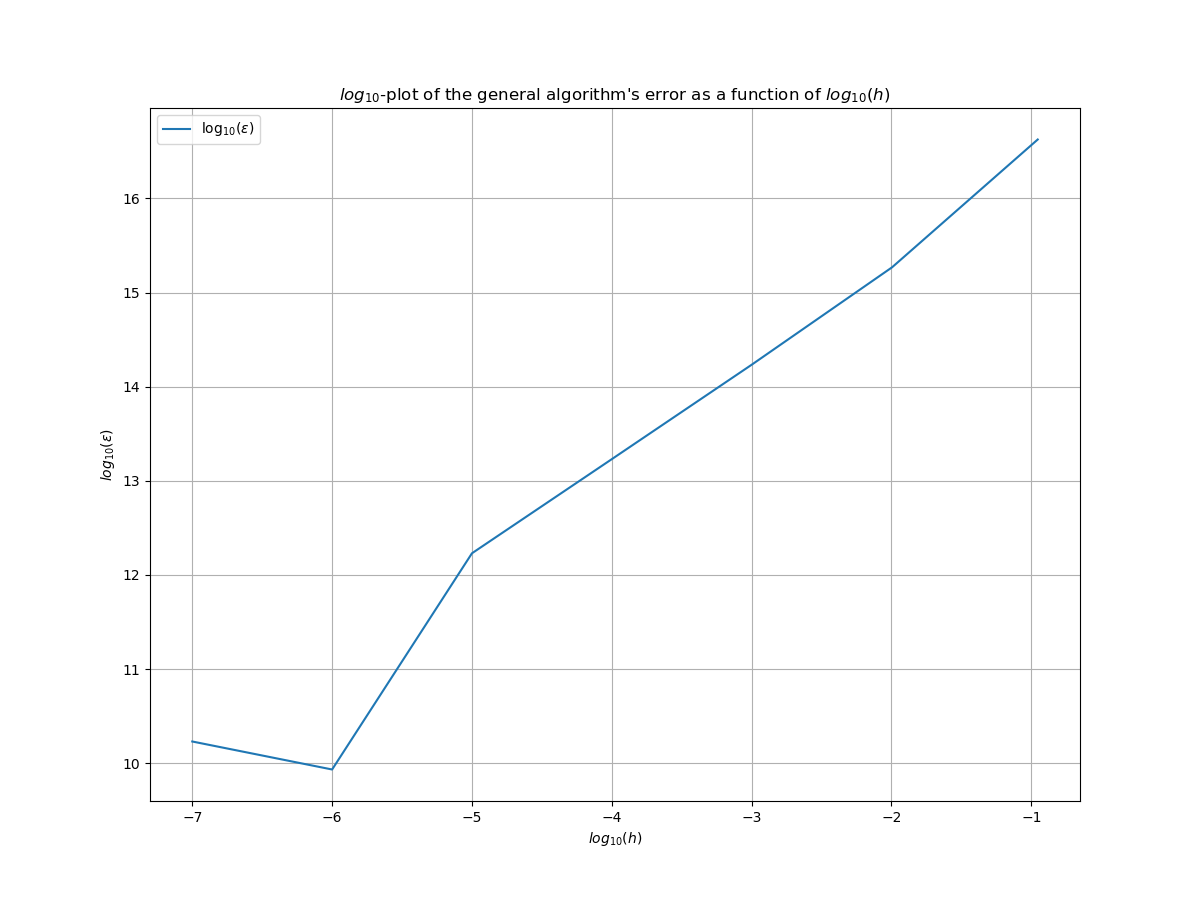

Write Python code to recreate this figure.
"""
Last changed: 07.09.2019 23:28 by Erlend
"""

#imports
import numpy as np
import pylab as pl

filename = "error.txt" #only one error-file is relevant, no user-input needed

#empty lists for filling with file-data
log_h = []
log_err = []


with open(filename) as infile:
    infile.readline() #discard 1st line
    lines = infile.readlines() #read whole file
    for line in lines:
        words = line.split(", ") #split line per each ", "
        log_h.append(float(words[0])) #convert and append 1st element
        log_err.append(float(words[1])) #convert and append 2nd elemnt

#convert lists to arrays for ease-of-use
log_h = np.array(log_h)
log_err = np.array(log_err)

pl.figure(figsize=(12,9)) #change figuresize for better quality image
pl.plot(log_h, log_err, label="$\log_{10}{(\epsilon)}$") #plot of log(error) as function of log(h)
pl.grid() #add grid to plot
pl.title("$log_{10}$-plot of the general algorithm's error as a function of $log_{10}{(h)}$") #add title
pl.xlabel("$log_{10}{(h)}$") #add x-label
pl.ylabel("$log_{10}{(\epsilon)}$") #add y-label
pl.legend() #enable labels on plot
pl.savefig("error.png") #saves plot as image
pl.show() #show plot
